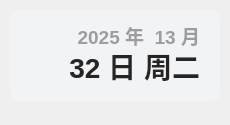
<?xml version="1.0" encoding="UTF-8"?>
<ui version="4.0">
 <class>Theme</class>
 <widget class="QWidget" name="Form">
  <property name="geometry">
   <rect>
    <x>0</x>
    <y>0</y>
    <width>230</width>
    <height>125</height>
   </rect>
  </property>
  <property name="minimumSize">
   <size>
    <width>0</width>
    <height>0</height>
   </size>
  </property>
  <property name="maximumSize">
   <size>
    <width>16777215</width>
    <height>65536</height>
   </size>
  </property>
  <property name="windowTitle">
   <string>时间</string>
  </property>
  <widget class="QLabel" name="date_text">
   <property name="geometry">
    <rect>
     <x>20</x>
     <y>20</y>
     <width>180</width>
     <height>31</height>
    </rect>
   </property>
   <property name="font">
    <font>
     <family>Microsoft YaHei UI</family>
     <pointsize>14</pointsize>
     <bold>true</bold>
    </font>
   </property>
   <property name="styleSheet">
    <string notr="true">color: rgba(0, 0, 0, 90);
font-weight: bold;</string>
   </property>
   <property name="text">
    <string>2025 年  13 月</string>
   </property>
   <property name="textFormat">
    <enum>Qt::PlainText</enum>
   </property>
   <property name="alignment">
    <set>Qt::AlignRight|Qt::AlignTrailing|Qt::AlignVCenter</set>
   </property>
  </widget>
  <widget class="QLabel" name="day_text">
   <property name="geometry">
    <rect>
     <x>30</x>
     <y>40</y>
     <width>170</width>
     <height>51</height>
    </rect>
   </property>
   <property name="font">
    <font>
     <family>Microsoft YaHei UI</family>
     <pointsize>21</pointsize>
     <bold>true</bold>
    </font>
   </property>
   <property name="styleSheet">
    <string notr="true">border: none;
color: rgba(37, 37, 37, 255);
font-weight: bold</string>
   </property>
   <property name="text">
    <string>32 日 周二</string>
   </property>
   <property name="textFormat">
    <enum>Qt::PlainText</enum>
   </property>
   <property name="alignment">
    <set>Qt::AlignRight|Qt::AlignTrailing|Qt::AlignVCenter</set>
   </property>
  </widget>
  <widget class="QLabel" name="backgnd">
   <property name="geometry">
    <rect>
     <x>10</x>
     <y>10</y>
     <width>210</width>
     <height>91</height>
    </rect>
   </property>
   <property name="styleSheet">
    <string notr="true">background-color: rgba(242, 243, 245, 255);
border-radius: 8px</string>
   </property>
   <property name="text">
    <string/>
   </property>
  </widget>
  <zorder>backgnd</zorder>
  <zorder>date_text</zorder>
  <zorder>day_text</zorder>
 </widget>
 <resources/>
 <connections/>
</ui>
